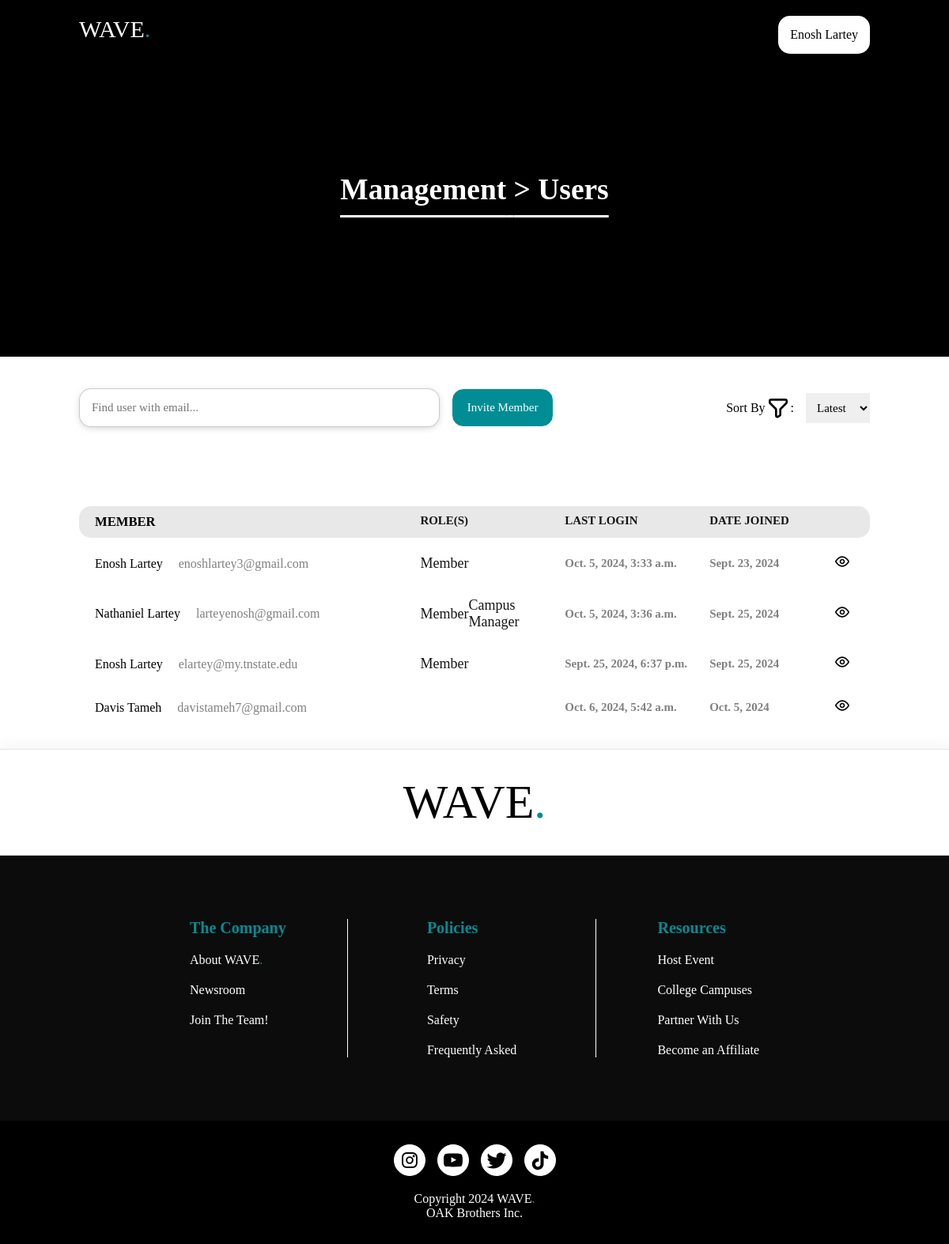
Page /theadminportal/users/ (signed in) on the committed database.
### authenticationApp/models.py (models this page shows, shortened)
class CustomUser(AbstractBaseUser, PermissionsMixin):
    GENDER_OPTIONS = [
        ('Male', 'Male'),
        ('Female', 'Female'),
        ('Other', 'Other')
    ]
    first_name = models.CharField(
        _("First Name"),
        max_length=50,
        blank=False,
        null=False,
        help_text=(_("First Name")),
    )
    last_name = models.CharField(
        _("Last Name"),
        max_length=50,
        blank=False,
        null=False,
        help_text=(_("Last Name")),
    )
    email = models.EmailField(
        _("Email"), unique=True, blank=False, null=False, help_text=(_("Email"))
    )
    username = models.CharField(
        _("Username"),
        max_length=15,
        blank=False,
        null=False,
        unique=True,
        help_text=(_("Username")),
    )
    phone_number = models.CharField(
        _("Phone Number"),
        max_length=15,
        blank=False,
        null=False,
        unique=False,
        help_text=(_("Phone Number")),
    )
    birthday_day = models.PositiveIntegerField(_("Day"), null=True, blank=True)
    birthday_month = models.PositiveIntegerField(_("Month"), null=True, blank=True)
    birthday_year = models.PositiveIntegerField(_("Year"), null=True, blank=True)
    date_joined = models.DateField(auto_now_add=True)
    is_active = models.BooleanField(default=True)
    is_staff = models.BooleanField(default=False)
    is_superuser = models.BooleanField(default=False)
    user_id = models.UUIDField(_("User ID"), default=uuid.uuid4, editable=False, unique=True)
    is_suspended = models.BooleanField(default=False)
    suspension_end_date = models.DateTimeField(null=True, blank=True)
    objects = CustomUserManager()
    USERNAME_FIELD = "email"
    REQUIRED_FIELDS = [
        "first_name",
        "last_name",
        "username",
        "phone_number",
    ]
    class Meta:
        default_permissions = () # Removing default permissions
        verbose_name = "Member Account"
        verbose_name_plural = "Member Accounts"

### adminDashboardApp/views.py (the view)
# urls.py: path("users/", views.adminUsersView, name="users"),
@login_required(login_url="authentication:login")
@check_suspension
@admin_required
def adminUsersView(request):
    total_users = CustomUser.objects.all()
    return render(request, "adminDashboardApp/tabs/users.html", {"users": total_users})

### templates/adminDashboardApp/tabs/users.html (shortened to what this page needs)
{% extends "base/base.html" %}
{% load static %}
{% block app_page_style %}
<link rel="stylesheet" type="text/css" href="{% static "/styles/adminDashboardApp/tabs/users.css" %}" />
{% endblock app_page_style %}
{% block header %}
{% include "partials/nav-footer/nav/admin_nav.html" %}
{% endblock header %}
{% block container_art %}
<div id="container-art">
    <div class="ticket-heading">
        <div class="ticket-header">
            <h3><a href="{% url 'waveAdmin:adminDashboard' %}">Management</a> > Users</h3>
        </div>
    </div>
</div>
{% endblock container_art %}
{% block body %}
<div id="information-container">
    <div id="information-container-header">
        <div id="search-and-invite">
            <div id="adminSearch-users">
                <input type="search" name="users-Search" id="users-Search"
                    placeholder="Find user with email...">
            </div>
            <div id="adminInvite-users">
                <button>Invite Member</button>
            </div>
        </div>
        <div id="adminSort-users">
            <div role="button" id="text-description">
                <p>Sort By</p>
                <img src="../../static/images/admin/filter.svg" alt="">
                :
            </div>
            <div id="adminSort-users-section">
                <select title="support-filters" name="support-filters" id="support-filters">
                    <option value="latest" selected>Latest</option>
                </select>
            </div>
        </div>
    </div>
    <div id="information-container-body">
        <div id="icb-heading">
            <div id="icbh-personal-info">
                <h5>Member</h5>
            </div>
            <div id="icbh-role-info">
                <h5>Role(s)</h5>
                <h5>Last Login</h5>
                <h5>Date Joined</h5>
            </div>
        </div>
        <div id="ich-body-container">
            {% for user in users %}
            <div id="ichbc-userSummaryCard">
                <div id="icbh-personal-info">
                    <div class="icbh-pi-container">
                        <div id="icbhpi-name">
                            {{ user.first_name }} {{ user.last_name }}
                        </div>
                        <div id="icbhpi-email">
                            {{ user.email }}
                        </div>
                    </div>
                </div>
                <div id="icbh-role-info">
                    <div id="role-name">
                        {% for group in user.groups.all %}
                        <p>{{ group.name }}</p>
                        {% endfor %}
                    </div>
                    <h5 id="last-active">
                        <p>{{user.last_login}}</p>
                    </h5>
                    <div id="datejoined-expand">
                        <h5>{{ user.date_joined }}</h5>
                        <div id="expandUserCard">
                            <a type="button" href="{% url 'waveAdmin:user-detailed' username=user.username %}" title="View Member Details">
                                <img src="{% static "/images/admin/users/view_user.svg" %}" alt="View Member Details">
                            </a>
                        </div>
                    </div>
                </div>
            </div>
            {% endfor %}
        </div>
    </div>
</div>
{% endblock body %}

### templates/partials/nav-footer/nav/admin_nav.html
{% load static %}
<link rel="stylesheet" type="text/css" href="{% static "/styles/partials/nav-footer/nav/admin_nav.css" %}" />
<nav>
    <div id="logo-menu">
        <div id="logo">
            <a href="{% url "core:index" %}">WAVE<span>.</span></a>
        </div>
    </div>
    <div>
        <div id="userId">
            <a target="_blank" href="{% url "accountManagement:userAccount" %}">{{ request.user.first_name }} {{ request.user.last_name }}</a>
        </div>
    </div>
</nav>

### static/styles/base/base.css (style rules this page uses)
* { margin: 0; padding: 0; box-sizing: border-box; scrollbar-width: none; }
body { width: 100vw; height: 100vh; overflow: hidden; overflow-y: auto; background-color: white; flex-grow: 1; }
#container-art { width: 100%; max-width: 100vw; color: white; padding-top: 150px; padding-bottom: 150px; }
.ticket-heading { display: flex; flex-direction: column; gap: 70px; }
.ticket-header { font-family: Wanted-ExtraBold; font-size: 32px; width: 100%; text-align: center; text-decoration: underline; text-underline-offset: 20px; }
.ticket-header a { color: white; }

### static/styles/adminDashboardApp/tabs/users.css (style rules this page uses)
#information-container { width: 100%; padding-left: 100px; padding-right: 100px; display: flex; flex-direction: column; gap: 100px; }
#information-container-header { width: 100%; display: flex; flex-direction: row; justify-content: space-between; }
#search-and-invite { width: 60%; display: flex; flex-direction: row; gap: 15px; }
#search-and-invite #adminSearch-users { width: 78%; }
#adminSearch-users input { width: 100%; border: 1px solid rgba(0, 0, 0, 0.204); -webkit-box-shadow: 0px 2px 7px 0px rgba(116, 116, 116, 0.264); box-shadow: 0px 2px 7px 0px rgba(116, 116, 116, 0.264); -moz-box-shadow: 0px 2px 7px 0px rgba(116, 116, 116, 0.264); border-radius: 15px; padding: 15px; font-size: 15px; font-family: Wanted-Regular; }
#adminInvite-users { width: 22%; }
#adminInvite-users button { width: 100%; padding: 15px; border: 1px solid; border-radius: 15px; background-color: #008d95; color: white; font-family: Wanted-Regular; font-size: 15px; cursor: pointer; }
#adminSort-users { width: 20%; }
#adminSort-users { display: flex; flex-direction: row; align-items: center; justify-content: end; gap: 15px; width: 35%; }
#adminSort-users #text-description { display: flex; flex-direction: row; align-items: center; font-family: Wanted-Bold; }
#adminSort-users-section select { border: none; padding: 10px; font-family: Wanted-Regular; font-size: 15px; }
#information-container-body { display: flex; flex-direction: column; gap: 20px; }
#icb-heading { width: 100%; background-color: rgba(192, 192, 192, 0.361); display: grid; grid-template-columns: repeat(7, minmax(0, 1fr)); text-transform: uppercase; font-family: Wanted-Medium; font-size: 20px; padding: 10px; padding-left: 20px; padding-right: 20px; border-radius: 15px; }
#icbh-personal-info { grid-column: span 3 / span 3; }
#icbh-role-info { grid-column: span 4 / span 4; display: grid; grid-template-columns: repeat(3, minmax(0, 1fr)); }
#ich-body-container { display: flex; flex-direction: column; gap: 30px; }
#ichbc-userSummaryCard { padding-left: 20px; padding-right: 20px; font-family: Wanted-SemiBold; display: grid; grid-template-columns: repeat(7, minmax(0, 1fr)); align-items: center; cursor: pointer; }
.icbh-pi-container { display: flex; flex-direction: row; gap: 20px; }
#icbhpi-email { color: grey; }
#icbh-role-info { color: #151515; font-size: 18px; }
#role-name { display: flex; align-items: center; }
#last-active { display: flex; flex-direction: row; align-items: center; gap: 5px; color: grey; }
#datejoined-expand { width: 100%; display: flex; flex-direction: row; justify-content: space-between; align-items: center; color: grey; }
#expandUserCard a { background-color: white; border: none; cursor: pointer; padding: 5px; }
#expandUserCard a img { width: 20px; }

### static/styles/partials/nav-footer/nav/admin_nav.css (style rules this page uses)
nav { display: flex; justify-content: space-between; width: 100%; }
#logo { font-family: Easy-Grotesk-Black; font-size: 30px; }
#logo a { color: white; text-decoration: none; }
#logo a span { color: #008d95; }
#userId { background-color: white; font-family: Wanted-Regular; padding: 15px; border-radius: 15px; }
#userId a { text-decoration: none; color: black; }

### rows in the picture
CustomUser: user.first_name "Enosh", user.last_name "Lartey", first_name "Enosh", last_name "Lartey", email "enoshlartey3@gmail.com", last_login "Oct. 5, 2024, 3:33 a.m.", date_joined "Sept. 23, 2024"
CustomUser: first_name "Nathaniel", last_name "Lartey", email "larteyenosh@gmail.com", last_login "Oct. 5, 2024, 3:36 a.m.", date_joined "Sept. 25, 2024"
CustomUser: first_name "Enosh", last_name "Lartey", email "elartey@my.tnstate.edu", last_login "Sept. 25, 2024, 6:37 p.m.", date_joined "Sept. 25, 2024"
CustomUser: first_name "Davis", last_name "Tameh", email "davistameh7@gmail.com", last_login "Oct. 6, 2024, 5:42 a.m.", date_joined "Oct. 5, 2024"

### other values in the picture
{{ group.name }} "Member"
{{ group.name }} "Campus Manager"
